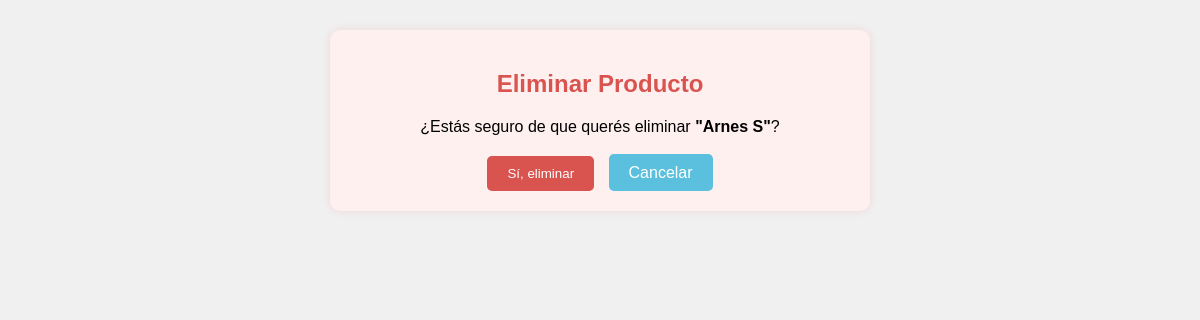
The app's page /productos/eliminar/7/, older data.
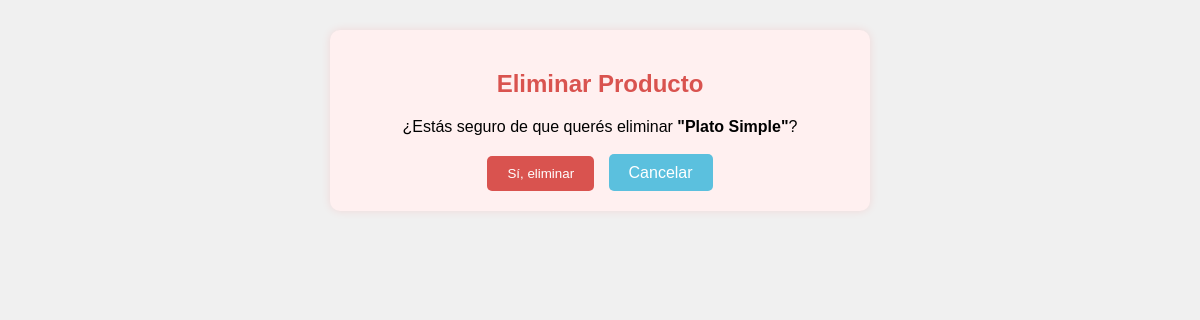
The same page, newer data.
### products/models.py (models this page shows, shortened)
class Producto(models.Model):
    nombre = models.CharField(max_length=100)
    categoria = models.CharField(max_length=100)
    descripcion = RichTextField()
    imagen = models.ImageField(upload_to='productos/')
    fecha_publicacion = models.DateField(default=timezone.now)

### products/views.py (the view)
# urls.py: path('productos/eliminar/<int:pk>/', ProductoDeleteView.as_view(), name='eliminar_producto'),
class ProductoDeleteView(DeleteView):
    model = Producto
    template_name = 'products/producto_confirm_delete.html'
    success_url = reverse_lazy('lista_productos')

### templates/products/producto_confirm_delete.html (shortened to what this page needs)
{% extends 'products/base.html' %}
{% block content %}
  <div style="max-width: 500px; margin: auto; background-color: #fff0f0; padding: 20px; border-radius: 10px; box-shadow: 0 0 10px rgba(255, 0, 0, 0.1);">
    <h2 style="color: #d9534f; text-align: center;">Eliminar Producto</h2>
    <p style="text-align: center;">¿Estás seguro de que querés eliminar <strong>"{{ object.nombre }}"</strong>?</p>
    <form method="post" style="text-align: center; margin-top: 20px;">
      <button type="submit" style="background-color: #d9534f; color: white; padding: 10px 20px; border: none; border-radius: 5px; cursor: pointer;">
        Sí, eliminar
      </button>
      <a href="{% url 'lista_productos' %}" style="margin-left: 10px; padding: 10px 20px; background-color: #5bc0de; color: white; border-radius: 5px; text-decoration: none;">
        Cancelar
      </a>
    </form>
  </div>
{% endblock %}

Row changes from the older to the newer data that the page shows:
changed Producto: nombre "Arnes S" → "Plato Simple"
